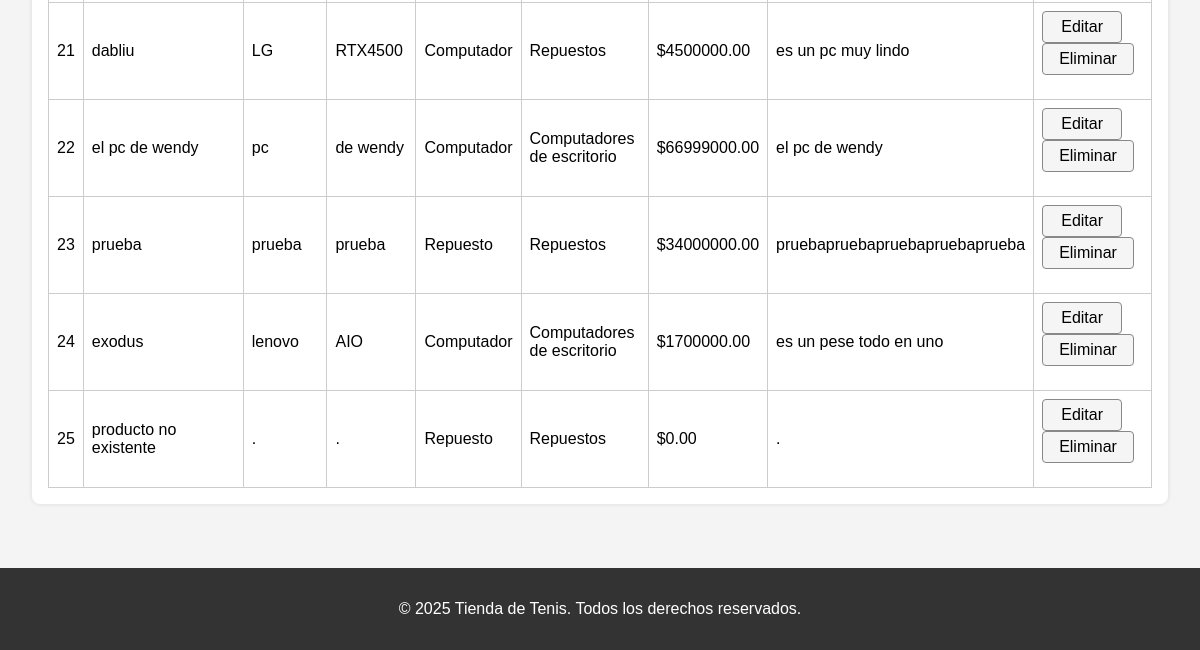
The page /index.php?accion=panel (signed in, lower part) on the database as committed earlier.
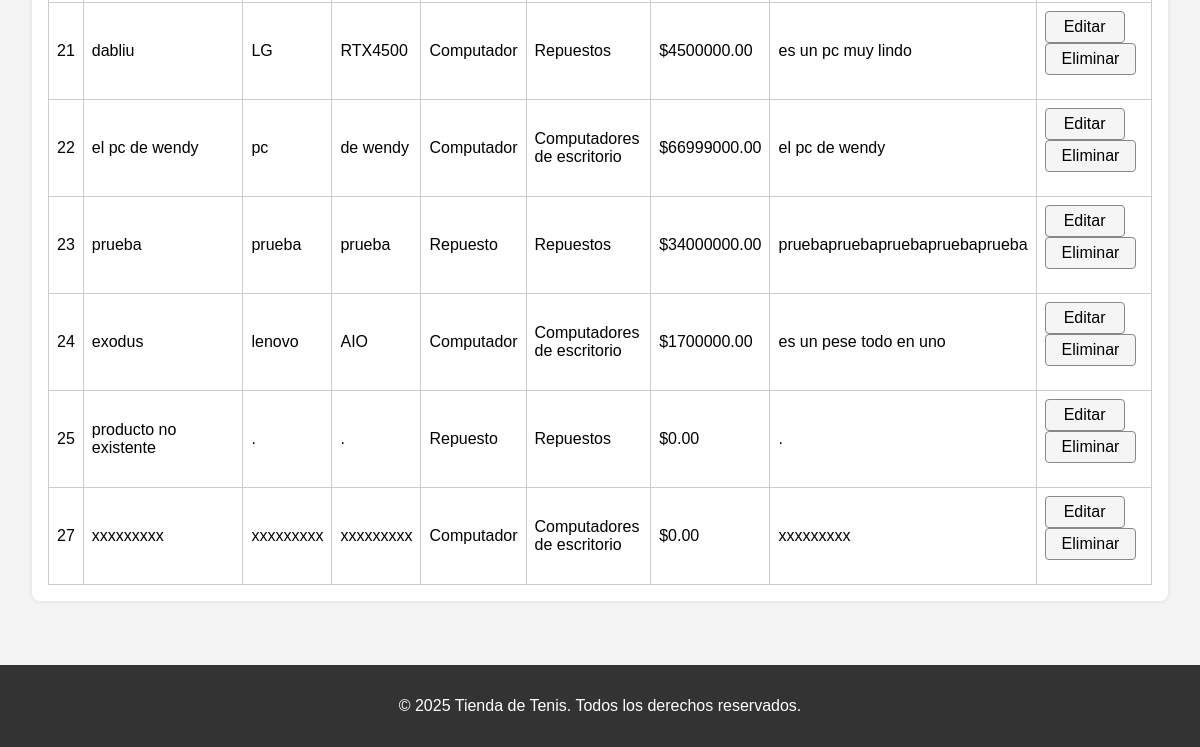
The same page on the database as committed later.
### tables this page shows
CREATE TABLE `productos` (
  `id` int(11) NOT NULL,
  `nombre` varchar(100) NOT NULL,
  `precio` decimal(10,2) NOT NULL,
  `imagen` varchar(255) DEFAULT 'Sin_Imagen.png',
  `id_categoria` int(11) DEFAULT NULL,
  `marca` varchar(100) DEFAULT NULL,
  `modelo` varchar(100) DEFAULT NULL,
  `tipo` enum('Computador','Repuesto') DEFAULT NULL,
  `especificaciones` text DEFAULT NULL
);

CREATE TABLE `categorias` (
  `id` int(11) NOT NULL,
  `nombre` varchar(100) NOT NULL
);

### Modelo/Conexion.php (called while the page is built, shortened)
<?php
class Conexion {
    public $mysqli = null;
    public function abrir() {
        $this->mysqli = new mysqli("localhost", "root", "", "tienda_pc");
    }
    public function consulta($sql) {
        return $this->mysqli->query($sql);
    }
}
?>

### Controlador/Controlador.php (called while the page is built, shortened)
<?php
require_once "Modelo/Conexion.php";
class Controlador {
    public function verpagina($ruta) {
        require $ruta;
    }
}
?>

### Vista/html/tabla.php (the view, shortened to what this page needs)
<?php
require_once "Modelo/Conexion.php";
$conexion = new Conexion();
$conexion->abrir();
$result = $conexion->consulta("SELECT productos.id, productos.nombre, productos.marca, productos.modelo, productos.tipo, productos.precio, productos.especificaciones, productos.id_categoria, categorias.nombre AS categoria FROM productos
INNER JOIN categorias ON productos.id_categoria = categorias.id");
while ($row = $result->fetch_assoc()) {
    $productoJS = json_encode([
        "id" => $row['id'],
        "nombre" => $row['nombre'],
        "marca" => $row['marca'],
        "modelo" => $row['modelo'],
        "tipo" => $row['tipo'],
        "precio" => $row['precio'],
        "especificaciones" => $row['especificaciones'],
        "id_categoria" => $row['id_categoria']
    ]);
    echo "<tr>";
    echo "<td>{$row['id']}</td>";
    echo "<td>{$row['nombre']}</td>";
    echo "<td>{$row['marca']}</td>";
    echo "<td>{$row['modelo']}</td>";
    echo "<td>{$row['tipo']}</td>";
    echo "<td>{$row['categoria']}</td>";
    echo "<td>\${$row['precio']}</td>";
    echo "<td>{$row['especificaciones']}</td>";
    echo "<td>
        <button type='button' class='btn-admin' onclick='abrirModalEditar($productoJS)'>Editar</button>
        <form method='POST' action='index.php?accion=eliminar' style='display:inline' onsubmit=\"return confirm('¿Seguro que deseas eliminar este producto?');\">
            <input type='hidden' name='id' value='{$row['id']}'>
            <button type='submit' class='btn-admin'>Eliminar</button>
        </form>
    </td>";
    echo "</tr>";
}
?>

Rows that differ between the two databases and show on the page:
added productos: id "27", nombre "xxxxxxxxx", marca "xxxxxxxxx", modelo "xxxxxxxxx", tipo "Computador", id_categoria.nombre "Computadores de escritorio", precio "0.00", especificaciones "xxxxxxxxx"
